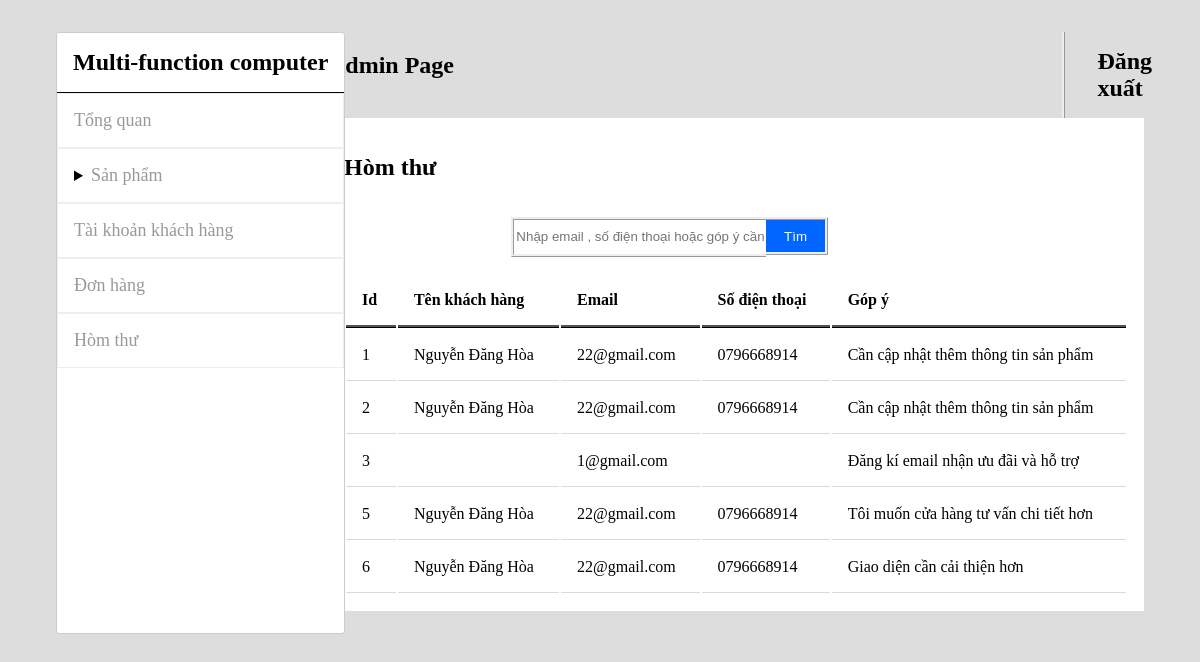
/view/admin_mailbox.php, run on the app's committed database.
### tables this page shows
CREATE TABLE `mailbox` (
  `id` int(11) NOT NULL,
  `name` varchar(50) NOT NULL,
  `email` char(50) NOT NULL,
  `phone` char(10) NOT NULL,
  `note` text NOT NULL
);

### model/MailboxDB.php (called while the page is built, shortened)
<?php
class  MailboxDB
{
    public function Get_All_Mailbox()
    {
        $db = Database::getDB();
        $query = 'SELECT * FROM `mailbox` ';
        $statement = $db->prepare($query);
        $statement->execute();
        $lists = $statement->fetchAll();
        return $lists;
    }
}

### view/admin_mailbox.php (the view, shortened to what this page needs)
<?php
require_once('../model/MailboxDB.php');
?>
<!DOCTYPE html>
<html lang="en">
<head>
    <link rel="stylesheet" href="../view/css/admin.css">
</head>
<body>
    <div class="body">
        <div></div>
        <section class="menu">
            <ul class="ul_dad">
                <h2>Multi-function computer</h2>
                <li><a href="../view/admin_home.php">Tổng quan</a></li>
                <details>
                    <summary>
                        <li><a href="#">Sản phẩm</a></li>
                    </summary>
                </details>
                <li><a href="../view/admin_customer.php">Tài khoản khách hàng</a></li>
                <li><a href="../view/admin_order.php">Đơn hàng</a></li>
                <li><a href="../view/admin_mailbox.php">Hòm thư</a></li>
            </ul>
        </section>
        <div>
            <section class="main">
                <div class="nav">
                    <div>
                        <h1>Admin Page</h1>
                    </div>
                    <div></div>
                    <div class="nav_admin">
                        <h2>
                            <a href="../controller/user_controller.php?action=logout">Đăng xuất</a>
                        </h2>
                    </div>
                </div>
                <div class="body_main">
                    <div class="sp">
                        <h2 class="namett">Hòm thư</h2>
                    </div>
                    <div class="search">
                        <form action="../controller/admin_controller.php?action=seach_mailbox" method="post">
                            <input type="text" name="seach" placeholder="Nhập email , số điện thoại hoặc góp ý cần tìm kiếm" value="">
                            <input type="submit" value="Tìm">
                        </form>
                    </div>
                    <div>
                        <table class="table_order">
                            <thead>
                                <tr>
                                    <th>Id</th>
                                    <th>Tên khách hàng</th>
                                    <th>Email</th>
                                    <th>Số điện thoại</th>
                                    <th>Góp ý</th>
                                </tr>
                            </thead>
                            <tbody>
                                <?php
                                global $seach_mailbox;
                                $MailboxDB = new MailboxDB;
                                if ($seach_mailbox == null) {
                                    $g_m = $MailboxDB->Get_All_Mailbox();
                                    foreach ($g_m as $g_m) {
                                ?>
                                        <tr>
                                            <td><?php echo $g_m['id'] ?></td>
                                            <td><?php echo $g_m['name'] ?></td>
                                            <td><?php echo $g_m['email'] ?></td>
                                            <td><?php echo $g_m['phone'] ?></td>
                                            <td><?php echo $g_m['note'] ?></td>
                                        </tr>
                                    <?php }
                                } ?>
                            </tbody>
                        </table>
                    </div>
                </div>
            </section>
        </div>
</body>
</html>

### view/css/admin.css (style rules this page uses)
body { background-color: #DDDDDD; }
body>div.body { margin: 2pc 3pc; display: grid; grid-template-columns: 25% 75%; }
body>div>section.menu { border: ridge 1px #CCCCCC; background-color: white; margin-right: 1pc; border-radius: 3px; overflow: auto; height: 600px; position: fixed; }
body>div>section.menu>ul { margin: 0; padding: 0; }
body>div>section.menu>ul>li, details>summary>li, ul.ul_dad>div.ul_child>li, ul.ul_child>li { list-style: none; padding: 1pc; border: ridge 1px; }
body>div>section.menu>ul>li>a, details>summary>li>a, ul.ul_dad>div.ul_child>li>a, ul.ul_child>li>a { text-decoration: none; color: #999999; font-size: large; }
body>div>section.menu>ul>h2 { border-bottom: solid 1px; margin: 0; padding: 1pc; }
details>summary { list-style: none; }
details>summary::marker { list-style: none; }
details>summary>li:first-of-type { list-style: inside disclosure-closed; }
details>summary>li::marker { unicode-bidi: isolate; font-variant-numeric: tabular-nums; text-transform: none; text-indent: 0px !important; text-align: start !important; text-align-last: start !important; }
div.nav { display: grid; grid-template-columns: 20% 70% 10%; }
div.search { width: 100%; }
div.search>form { width: 79%; justify-content: center; align-self: center; display: flex; padding: 1pc; }
div.search>form>input[type='text'] { height: 2pc; width: 40%; border: ridge; border-right: none; }
div.search>form>input[type='submit'] { height: 2.4pc; width: 10%; border: ridge; border-left: none; color: white; background-color: #0066FF; }
div.nav_admin>h2 { margin: 1pc 2pc; }
div.nav_admin>h2>a { text-decoration: none; color: black; }
div.nav_admin { border-left: ridge; }
div.body_main { background-color: white; padding: 1pc; }
table.table_order { width: 100%; }
table.table_order>thead>tr>th,table.table_one>thead>tr>th { text-align: start; border-bottom: ridge #000000; padding: 1pc; }
table.table_order>tbody>tr>td,table.table_one>tbody>form>tr>td { border-bottom: ridge 1px #dadada; padding: 1pc; }

### data on the page
mailbox: id "1", name "Nguyễn Đăng Hòa", email "22@gmail.com", phone "0796668914", note "Cần cập nhật thêm thông tin sản phẩm"
mailbox: id "2", name "Nguyễn Đăng Hòa", email "22@gmail.com", phone "0796668914", note "Cần cập nhật thêm thông tin sản phẩm"
mailbox: id "3", email "1@gmail.com", note "Đăng kí email nhận ưu đãi và hỗ trợ"
mailbox: id "5", name "Nguyễn Đăng Hòa", email "22@gmail.com", phone "0796668914", note "Tôi muốn cửa hàng tư vấn chi tiết hơn"
mailbox: id "6", name "Nguyễn Đăng Hòa", email "22@gmail.com", phone "0796668914", note "Giao diện cần cải thiện hơn"
